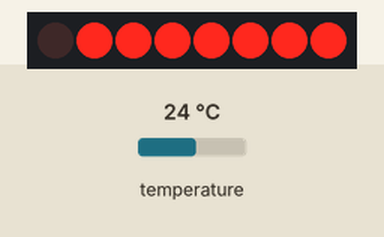
Bench run of a sketch on a simulated Arduino Uno, built with avr-gcc and run on an emulated ATmega328P. Parts: 8 shift-register outputs drawn as a row of LEDs (first output left, lit = HIGH). Wiring (inferred from the names in the program): LM75 temperature sensor at I2C address 0x4A; shift register (74HC595): data pin 8; shift clock pin 10; latch pin 9. Wiring (inferred from the signals the program sends): row of LEDs: on Q0, Q1, Q2, Q3, Q4, Q5, Q6, Q7. The test bench sets the inputs (shaded band); at power-on: temperature 24 °C. What the sketch prints to the serial monitor is not drawn.

Above: at 1.3 s.
1.4 s: temperature set to 28 °C
At 1.8 s:
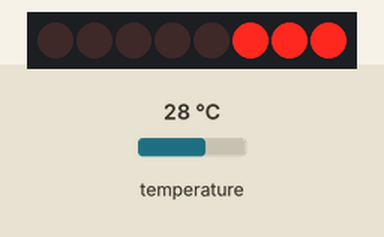
3.0 s: temperature set to 33 °C
At 4.2 s:
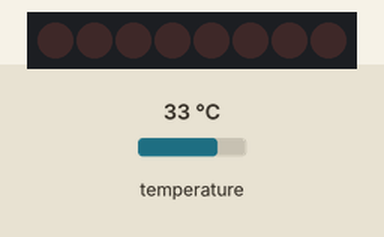
4.5 s: temperature set to 12 °C
At 5.4 s:
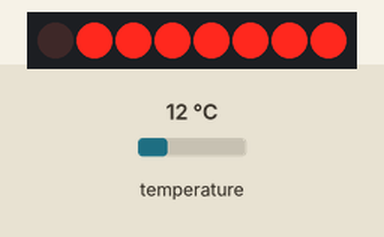
6.0 s: temperature set to 41 °C
At 6.7 s:
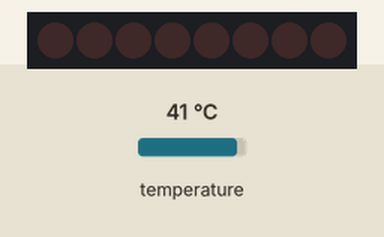
Timing chart, 0 to 8.5 s (numbered marks = the images above; inputs shaded):
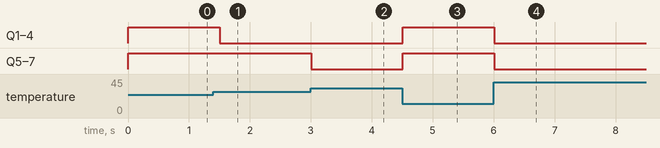

The sketch:

temp_unit.ino
```cpp
// (licence header left out)
//Reads temp from I2C temperature sensor
//show it on the LED bar graph, and show it in Processing

//Include Wire I2C library
#include <Wire.h>

const int SER   =8;  //Serial Output to Shift Register
const int LATCH =9;  //Shift Register Latch Pin
const int CLK   =10; //Shift Register Clock Pin

int temp_address = 0b1001010; //Use 0b before a binary number This is for the TC74 A2 address

//Possible LED settings
int vals[8] = {1,3,7,15,31,63,127,255};

void setup()
{
  //Instantiate serial communicatuion at 9600 bps
  Serial.begin(9600);

  //Create a Wire Object
  Wire.begin();

  //Set shift register pins as outputs
  pinMode(SER, OUTPUT);
  pinMode(LATCH, OUTPUT);
  pinMode(CLK, OUTPUT);
}

void loop()
{
  //Send a request
  //Start talking to the device at the specified address
  Wire.beginTransmission(temp_address);
  //Send a bit asking for register zero, the data register
  Wire.write(0);
  //Complete Transmission
  Wire.endTransmission();

  //Read the temperature from the device
  //Request 1 Byte from the specified address
  Wire.requestFrom(temp_address, 1);
  //wait for response
  while(Wire.available() == 0);
  // Get the temp and read it into a variable
  int8_t c = Wire.read();

  //Map the temperatures to LED settings
  int graph = map(c, 24, 31, 0, 7);
  graph = constrain(graph,0,7);

  digitalWrite(LATCH, LOW);         //Latch low - start sending data
  shiftOut(SER, CLK, MSBFIRST, vals[graph]); //Send data, most significant bit first
  digitalWrite(LATCH, HIGH);        //Latch high - stop sending data

  //Do some math to convert the Celsius to Fahrenheit
  int8_t f = round(c*9.0/5.0 +32.0);

  Serial.print(c);
  Serial.print("C,");
  Serial.print(f);
  Serial.print("F.");

  delay(500);
}
```

Measured:
- after the input at 1.4 s, Q1–4: HIGH → LOW after 0.10 s
- after the input at 3.0 s, Q5–7: HIGH → LOW at once
- after the input at 4.5 s, Q1–7: LOW → HIGH at once
- after the input at 6.0 s, Q1–7: HIGH → LOW at once
